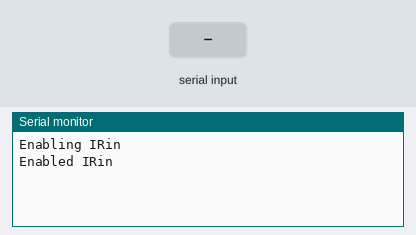
The sketch below on a simulated Arduino Uno, built with avr-gcc and run on an emulated ATmega328P. Parts: the last lines printed to the serial monitor. The test bench sets the inputs (shaded band).

Above: at 1.2 s.
1.3 s: "?READ?" received over the second serial link
At 2.4 s:
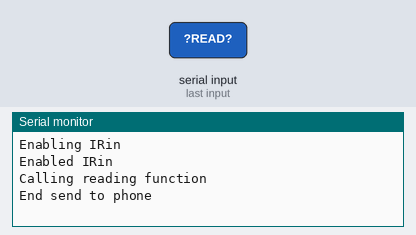
2.8 s: "?WRITE?" received over the second serial link
At 4.0 s:
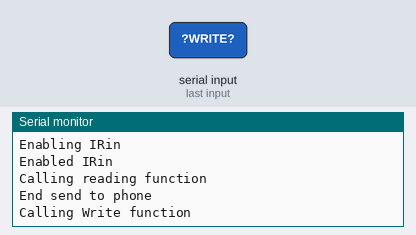
4.3 s: "NEC:1\n" received over the second serial link
At 5.0 s:
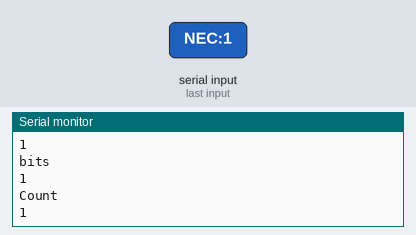

The sketch:

MicroController.ino
```cpp
#include <SoftwareSerial.h>
#include <IRremote.h>

int RECV_PIN = 11;

IRrecv irrecv(RECV_PIN);

decode_results results;

SoftwareSerial BT(4, 2);

IRsend irsend;

String prepareString(decode_results *results) {

  String output=String();
  String intermediate=String();
  int count = results->rawlen;
  Serial.println("qwe");
  if (results->decode_type == UNKNOWN) {
   output=String("Unknown:");
  }
  else if (results->decode_type == NEC) {
     output=String("NEC: ");

  }
  else if (results->decode_type == SONY) {
     output=String("SONY:");
  }
  else if (results->decode_type == RC5) {
     output=String("RC5: ");
  }
  else if (results->decode_type == RC6) {
     output=String("RC6: ");
  }
  else if (results->decode_type == PANASONIC) {
    output=String("PANASONIC");
    String p1=String(results->address, HEX);
    output=String(output+p1);
  }
  else if (results->decode_type == LG) {
     output=String("Decoded LG: ");
  }
  else if (results->decode_type == JVC) {
     output=String("Decoded JVC: ");
  }
  else if (results->decode_type == AIWA_RC_T501) {
     output=String("Decoded AIWA RC T501: ");
  }
  else if (results->decode_type == WHYNTER) {
     output=String("Decoded Whynter: ");
  }
  else{
    output=String("NOTDETECTD:");
  }

  String p2=String(results->address,DEC);
  output=String(output+p2+":");

  String i1=String(results->value,DEC);
  output=String(output+i1+":");

  String i2=String(results->bits, DEC);
  output=String(output+i2+":");
  count=min(count,10);
  String i3=String(count, DEC);
  output=String(output+i3+":");

  for (int i = 1; i < count; i++) {
    if (i & 1) {
      String i4=String(results->rawbuf[i]*USECPERTICK, DEC);
      output=String(output+i4+"_");
    }
    else {
      output=String(output+'-');
      String i5=String((unsigned long) results->rawbuf[i]*USECPERTICK, DEC);
      output=String(output+i5+"_");
    }
//    output=String(output+":");
  }

  output=String(output+"");


  return output;
}

void setup() {
  Serial.begin(9600);
  BT.begin(9600);
  Serial.println("Enabling IRin");
  irrecv.enableIRIn(); // Start the receiver
  Serial.println("Enabled IRin");

}

void loop() {
  if (BT.available())
  {
     String read=String();
     while(BT.available()){

        char a=(BT.read());
        read=String(read+a);
        delay(5);
     }
     if(read.equals("?READ?")){
      Serial.println("Calling reading function");
      sendToPhone();
     }
     if(read.equals("?WRITE?")){
      Serial.println("Calling Write function");
      receiveFromPhone();
     }
     delay(200);
   }

}

void sendToPhone(){
      if (irrecv.decode(&results)) {
        String outputResult=prepareString(&results);
        Serial.println("SENDING DATA "+outputResult);
        for(int i=0;i<1;i++){
          BT.println("*****"+outputResult+"+++++");
          delay(20);
        }


        irrecv.resume(); // Receive the next value
      }

      Serial.println("End send to phone");
}

void receiveFromPhone(){
  String input=String("");
  while(!BT.available()){
      delay(5);
  }
  while (BT.available())
  {
    char a=BT.read();
   input=String(input+a);
   delay(10);
  }
  Serial.println(input);
  emitIRSignal(input);

}

void emitIRSignal(String signal){
  signal.replace("*","");
  signal.replace("+","");
  Serial.println(signal);

  String brand=signal.substring(0,signal.indexOf(":"));
  signal=signal.substring(signal.indexOf(":")+1);
  Serial.println("Brand");
  Serial.println(brand);

  int address=(signal.substring(0,signal.indexOf(":"))).toInt();
  signal=signal.substring(signal.indexOf(":")+1);
  Serial.println("Address");
  Serial.println(address);

  unsigned long value=(signal.substring(0,signal.indexOf(":"))).toInt();
  signal=signal.substring(signal.indexOf(":")+1);
  Serial.println("Value");
  Serial.println(value);

  int bits=(signal.substring(0,signal.indexOf(":"))).toInt();
  signal=signal.substring(signal.indexOf(":")+1);
  Serial.println("bits");
  Serial.println(bits);

  int count=(signal.substring(0,signal.indexOf(":"))).toInt();
  signal=signal.substring(signal.indexOf(":")+1);
  Serial.println("Count");
  Serial.println(count);

  int *rawbuf=new int[count];
  int arrayCount=0;
  for(int i=0;i<count;i++){
    rawbuf[count]=0;
  }
  while(true){
    int item=(signal.substring(0,signal.indexOf("_"))).toInt();
    signal=signal.substring(signal.indexOf("_")+1);
    rawbuf[arrayCount]=item;
    arrayCount+=1;
    if(signal.indexOf("_")==-1){
      int item=(signal.substring(0)).toInt();
      signal=signal.substring(signal.indexOf("_")+1);
      rawbuf[arrayCount]=item;
      arrayCount+=1;
      break;
    }
  }


  if(brand.equalsIgnoreCase("NEC")){
    irsend.sendNEC(value, bits);
  }
  if(brand.equalsIgnoreCase("SONY")){
    irsend.sendSony(value, bits);
    Serial.println("SONY Signal sent");
  }

  if(brand.equalsIgnoreCase("PANASONIC")){
    irsend.sendPanasonic(value, bits);
  }

  if(brand.equalsIgnoreCase("JVC")){
    irsend.sendJVC(value, bits,false);
  }

  if(brand.equalsIgnoreCase("SAMSUNG")){
    irsend.sendSony(value, bits);
  }

  if(brand.equalsIgnoreCase("UNKNOWN")){
    unsigned int rawCodes[RAWBUF];

    bits=bits-1;
    for(int i=1;i<bits;i++){
        rawCodes[i - 1] = rawbuf[i]*USECPERTICK - MARK_EXCESS;
    }
    irsend.sendRaw(rawCodes, bits, 38);
  }

}
```

Measured:
- after the input at 1.3 s, the serial monitor: prints a new line at once (image 1)
- after the input at 2.8 s, the serial monitor: prints a new line at once (image 2)
- after the input at 4.3 s, the serial monitor: prints a new line after 0.06 s (image 3)
